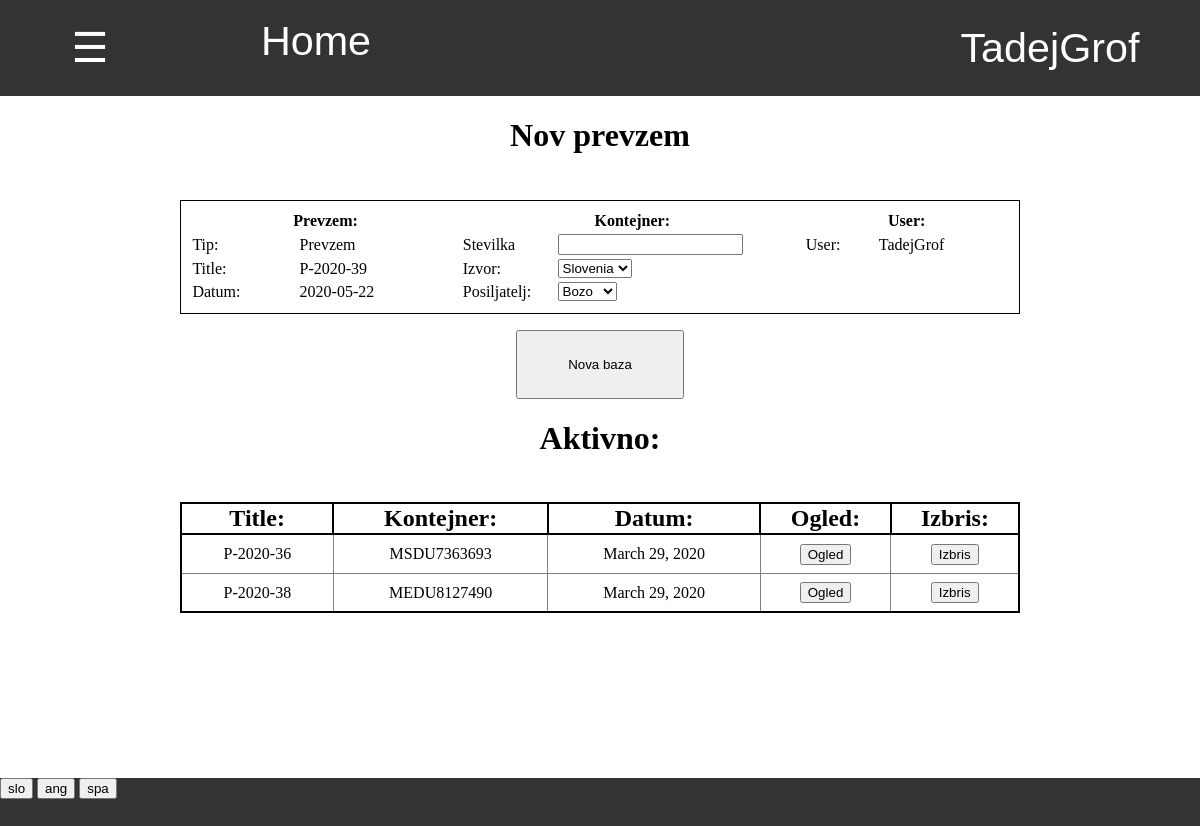
Page /zaloga/1/prevzem/ (signed in) on the earlier database version.
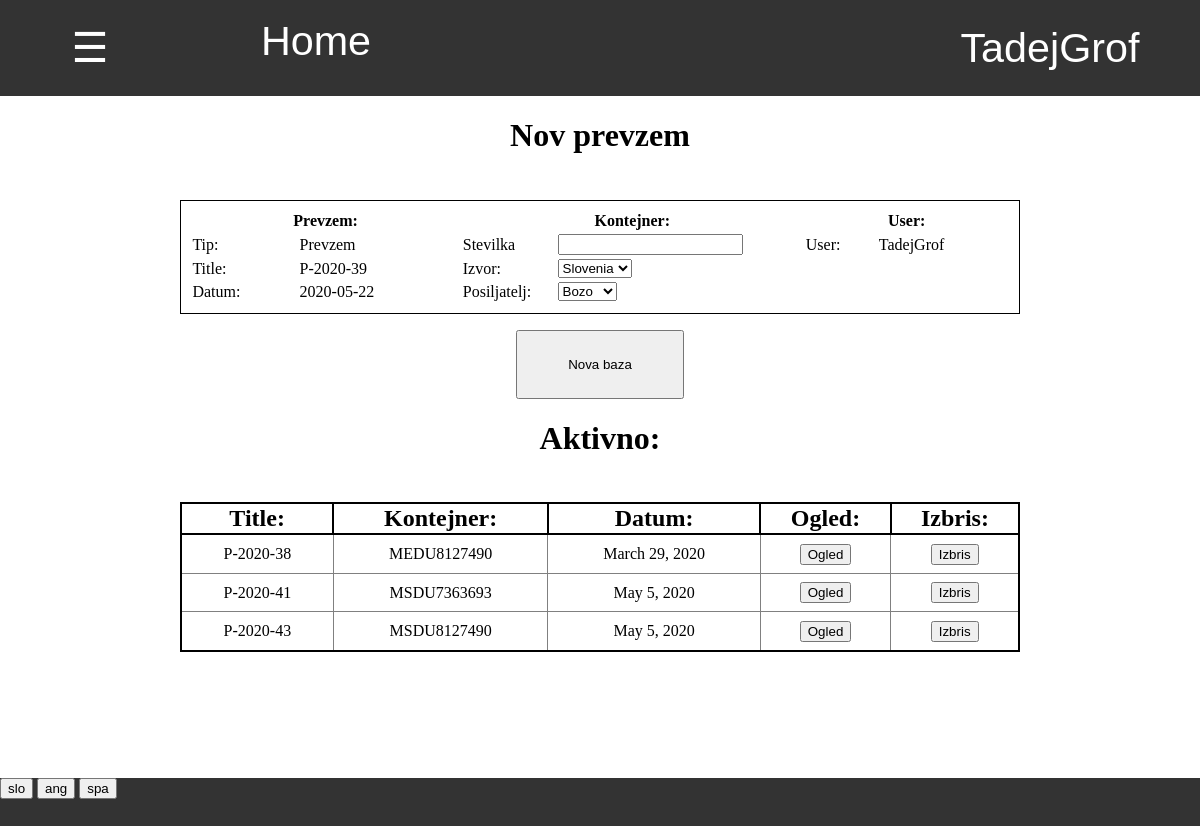
Same page on the later database version.
### zaloga/models.py (models this page shows, shortened)
class Baza(models.Model):
    author = models.ForeignKey(User,default=1, on_delete=models.CASCADE)
    title = models.CharField(default="",max_length=15)
    datum = models.DateField(default=timezone.now)
    zaloga = models.ForeignKey(Zaloga, default=1 ,on_delete=models.CASCADE)
    status = models.CharField(default="aktivno",max_length=10)
    sprememba_zaloge = models.IntegerField(default = -1)
    tip = models.CharField(default="prevzem",max_length=20, choices=TIPI_BAZE)
    kontejner = models.OneToOneField(Kontejner,null=True,default=None,blank=True, on_delete=models.CASCADE)
    popust = models.IntegerField(default = None, null=True, blank=True)
    stranka = models.ForeignKey(Stranka, on_delete=models.CASCADE, default=None, null=True, blank=True)
    cas = models.TimeField(default=None,null=True,blank=True)
    dnevna_prodaja = models.ForeignKey(Dnevna_prodaja, on_delete=models.CASCADE, default=None, null=True, blank=True)
    prevoz = models.DecimalField(default=None,null=True,blank=True,max_digits=5, decimal_places=2)

class Kontejner(models.Model):
    stevilka = models.CharField(default="", max_length=20)
    posiljatelj = models.CharField(default="", max_length=20, choices=POSILJATELJI)
    drzava = models.CharField(default="", max_length=20, choices=DRZAVE)

### program/models.py (models this page shows)
class Profil(models.Model):
    user = models.OneToOneField(User,on_delete=models.CASCADE)
    jezik =  models.CharField(default="spa",max_length=3, choices=JEZIKI)
    stranka = models.OneToOneField(Stranka, on_delete=models.CASCADE, default=None, null=True, blank=True)

### zaloga/views.py (the view)
# urls.py: path('', views.baze , name='baze'),
@login_required
def baze(request,zaloga,tip_baze):
    if request.method == "GET":
        zaloga = Zaloga.objects.get(pk = zaloga)
        baze = Baza.objects.filter(zaloga = zaloga, tip=tip_baze,status='aktivno')
        stranke = Stranka.objects.all().order_by('stevilo_kupljenih').values('pk','naziv')
        return pokazi_stran(request, 'zaloga/aktivne_baze.html', {'zaloga': zaloga, 'tip': tip_baze, 'baze':baze,'stranke':stranke})

### program/models.py (called while the page is built)
    def naslednji_prevzem(self,delaj=False):
        if delaj:
            self.stevilo_prevzemov += 1
            self.save()
            return 'P-2020-' + str(self.stevilo_prevzemov)
        else:
            return 'P-2020-' + str(self.stevilo_prevzemov + 1)

    @property
    def vrni_jezike(self):
        return JEZIKI

### request_funkcije.py (called while the page is built)
def vrni_slovar(request):
    with open('slovar.json') as dat:
        slovar = json.load(dat)
    return slovar

def pokazi_stran(request, html, baze={}):
    je_stranka = False
    program = Program.objects.first()
    zaloga = Zaloga.objects.first()
    if request.user.profil.stranka != None:
        je_stranka = True
    slovar = {'je_stranka':je_stranka,'program':program,'slovar':vrni_slovar(request),'jezik':request.user.profil.jezik}
    slovar.update(baze)
    if not 'zaloga' in baze:
        slovar.update({'zaloga':zaloga})
    slovar.update({'zaloga_pk':slovar['zaloga'].pk})
    return render(request, html, slovar)

### zaloga/models.py (called while the page is built)
    @property
    def danes(self):
        return datetime.today().strftime('%Y-%m-%d')

    @property
    def drzave(self):
        return DRZAVE

    @property
    def posiljatelji(self):
        return POSILJATELJI

### zaloga/templates/zaloga/aktivne_baze.html (shortened to what the changed rows need)
{% extends 'program/base.html' %}
{% load zaloga_exstras %}
{% block content %}
<h1>
{% if tip == "prevzem" %}
    {{slovar|keyvalue:'Nov prevzem'|keyvalue:jezik}}
{% elif tip == "odpis" %}
    {{slovar|keyvalue:'Nov odpis'|keyvalue:jezik}}
{% elif tip == "inventura" %}
    {{slovar|keyvalue:'Nova inventura'|keyvalue:jezik}}
{% elif tip == "vele_prodaja" %}
    {{slovar|keyvalue:'Nova vele prodaja'|keyvalue:jezik}}
{% endif %}
</h1>
<div class="okno">
    {% if tip == "prevzem" %}
        <table style="padding:1%;border:1px solid black"class="tabela_podatkov">
            <tr>
                <th width="33%" colspan="2"> {{slovar|keyvalue:'Prevzem'|keyvalue:jezik}}:</th>
                <th width="42%" colspan="2">{{slovar|keyvalue:'Kontejner'|keyvalue:jezik}}:</th>
                <th width="25%" colspan="2"> User: </th>
            </tr>
            <tr>
                <td> {{slovar|keyvalue:'Tip'|keyvalue:jezik}}: </td>
                <td> {{slovar|keyvalue:'Prevzem'|keyvalue:jezik}} </td>
                <td> {{slovar|keyvalue:'Stevilka'|keyvalue:jezik}} </td>
                <td> <input form="nova_baza" name="stevilka" type="text" required autocomplete="off"> </td>
                <td> User: </td>
                <td> {{user.username}} </td>
            </tr>
            <tr>
                <td> {{slovar|keyvalue:'Title'|keyvalue:jezik}}: </td>
                <td> {{program.naslednji_prevzem}} </td>
                <td> {{slovar|keyvalue:'Izvor'|keyvalue:jezik}}: </td>
                <td>
                    <select form="nova_baza" name="drzava">
                        {% for drzava in zaloga.drzave %}
                            <option value="{{drzava.0}}"> {{drzava.1}} </option>
                        {% endfor %}
                    </select>
                </td>
            </tr>
            <tr>
                <td> {{slovar|keyvalue:'Datum'|keyvalue:jezik}}: </td>
                <td> {{zaloga.danes}} </td>
                <td> {{slovar|keyvalue:'Posiljatelj'|keyvalue:jezik}}: </td>
                <td>
                    <select form="nova_baza" name="posiljatelj">
                        {% for posiljatelj in zaloga.posiljatelji %}
                            <option value="{{posiljatelj.0}}"> {{posiljatelj.1}} </option>
                        {% endfor %}
                    </select>
                </td>
            </tr>
        </table>
    {% endif %}
    <form id="nova_baza" action="{% url 'nova_baza' zaloga_pk tip %}" method="POST">
        <input type="submit" value="{{slovar|keyvalue:'Nova baza'|keyvalue:jezik}}">
    </form>
</div>
<h1>
    {{slovar|keyvalue:'Aktivno'|keyvalue:jezik}}:
</h1>
{% if baze.count == 0 %}
    <h2>
        {{slovar|keyvalue:'Ni aktivnih baz'|keyvalue:jezik}}
    </h2>
{% else %}
    <div style="width:70%;display:inline-block;margin-top:2%" >
        <table class="tabela_vnosov">
            <tr class="header">
                <th> {{slovar|keyvalue:'Title'|keyvalue:jezik}}: </th>
                {% if tip == "vele_prodaja" %}
                <th> {{slovar|keyvalue:'Stranka'|keyvalue:jezik}}: </th>
                {% elif tip == "prevzem" %}
                <th> {{slovar|keyvalue:'Kontejner'|keyvalue:jezik}}: </th>
                {% endif %}
                <th> {{slovar|keyvalue:'Datum'|keyvalue:jezik}}: </th>
                <th> {{slovar|keyvalue:'Ogled'|keyvalue:jezik}}: </th>
                <th> {{slovar|keyvalue:'Izbris'|keyvalue:jezik}}: </th>
            </tr>
            {% for baza in baze %}
            <tr>
                <td> {{baza.title}} </td>
                {% if tip == "vele_prodaja" %}
                <td> {{baza.stranka}} </td>
                {% elif tip == "prevzem" %}
                <td> {{baza.kontejner.stevilka}} </td>
                {% endif %}
                <td> {{baza.datum}} </td>
                <td class="ogled">
                    <form action="{% url 'baza' zaloga_pk tip baza.pk %}" method="GET">
                        <input type="submit" value="{{slovar|keyvalue:'Ogled'|keyvalue:jezik}}">
                    </form>
                </td>
                <td class="izbris">
                    <form action="{% url 'izbris_baze' zaloga_pk baza.tip baza.pk %}" onsubmit="return Confirm()" method="POST">
                        <input type="submit" value="{{slovar|keyvalue:'Izbris'|keyvalue:jezik}}">
                    </form>
                </td>
            </tr>
            {% endfor %}
        </table>
    </div>
{% endif %}
{% endblock %}

Differences in the rows shown:
no longer on this page (row edited): Baza: title "P-2020-36", kontejner.stevilka "MSDU7363693", datum "March 29, 2020", {{ slovar|keyvalue:'Ogled'|keyvalue:jezik }} "Ogled", {{ slovar|keyvalue:'Izbris'|keyvalue:jezik }} "Izbris"
added Baza: title "P-2020-41", kontejner.stevilka "MSDU7363693", datum "May 5, 2020", {{ slovar|keyvalue:'Ogled'|keyvalue:jezik }} "Ogled", {{ slovar|keyvalue:'Izbris'|keyvalue:jezik }} "Izbris"
added Baza: title "P-2020-43", kontejner.stevilka "MSDU8127490", datum "May 5, 2020", {{ slovar|keyvalue:'Ogled'|keyvalue:jezik }} "Ogled", {{ slovar|keyvalue:'Izbris'|keyvalue:jezik }} "Izbris"
